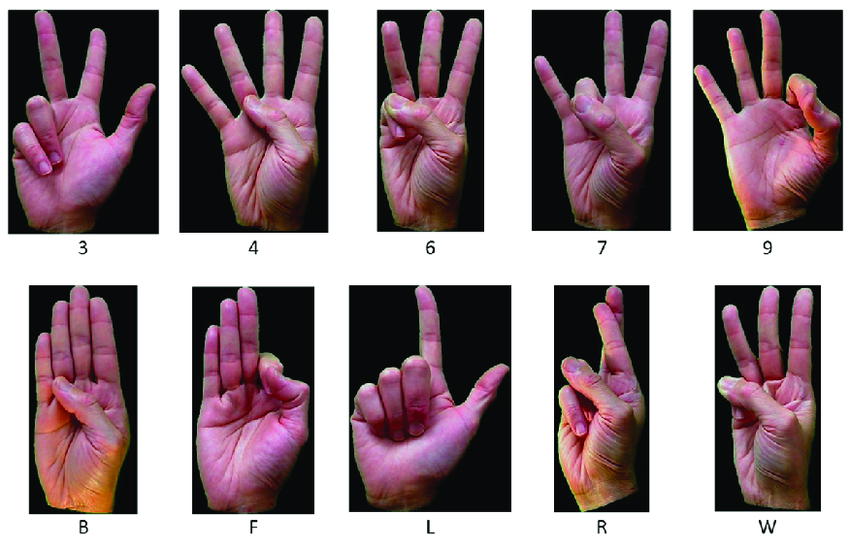
#> input picture Hand_Detection/A-subset-of-the-American-sign-language-dataset-A-subset-of-the-American-sign-language.png, 850 x 547 px, given in place of video, which was not available
$ python Hand_Detection.py   (older library calls are emulated)
#> lines starting #> are read from the running program, lines starting #| are printed output that depends on the picture; after the words box and inside, x2 and y2 are one past the last pixel; in counts of white or black regions, pixels touching at a corner belong together; pictures that were not available may be replaced by others from this repository, and a replacement may not be noted
#> in main, image is the input picture: shape (547, 850, 3); mean B, G, R 136.2, 128.8, 148.9
import cv2
import numpy as np
import matplotlib.pyplot as plt


# [21 lines left out: function showplt, not called in this run]


def preprocessing_image(RGBImage):
    grayScale_image = cv2.cvtColor(RGBImage, cv2.COLOR_BGR2GRAY)

    blurred = cv2.GaussianBlur(grayScale_image, (5, 5), 0)

    # Apply sharpening filter
    kernel = np.array([[0, -1, 0],
                       [-1, 5, -1],
                       [0, -1, 0]])
    sharpened = cv2.filter2D(blurred, -1, kernel)

    # Thresholding using Otsu's method
    _, binary = cv2.threshold(sharpened, 0, 255, cv2.THRESH_BINARY + cv2.THRESH_OTSU)
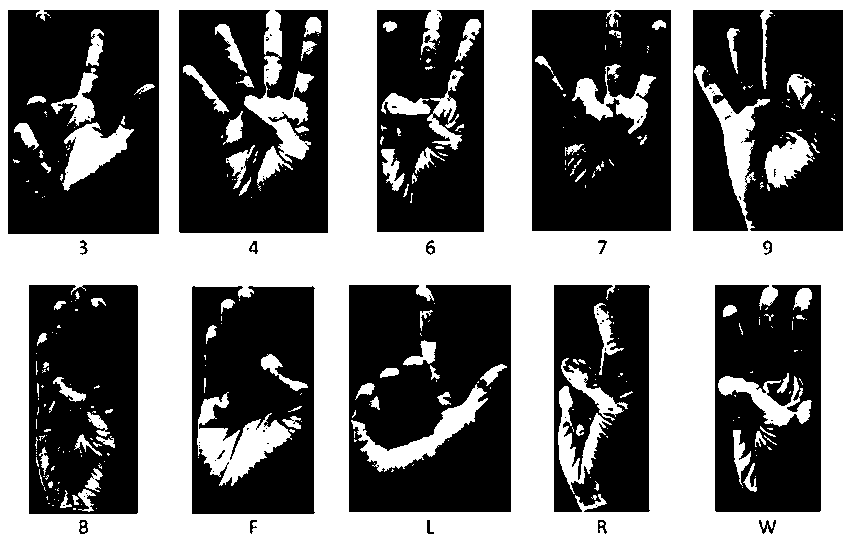
#> binary: shape (547, 850); 46.2% white; 327 white regions (229 under 20 px), largest, box (x1, y1, x2, y2) and area: (0, 0, 850, 547) 182365, (197, 392, 292, 486) 3732, (351, 384, 488, 472) 2834
    print("Otsu's threshold value:", _)
#| Otsu's threshold value: 142.0

    return grayScale_image, blurred, sharpened, binary


# [25 lines left out: function KMean, not called in this run]

def detect_edges(grayScale_Image):
    # Sobel edge detection
    sobelX = cv2.Sobel(grayScale_Image, cv2.CV_64F, 1, 0)
    sobelY = cv2.Sobel(grayScale_Image, cv2.CV_64F, 0, 1)
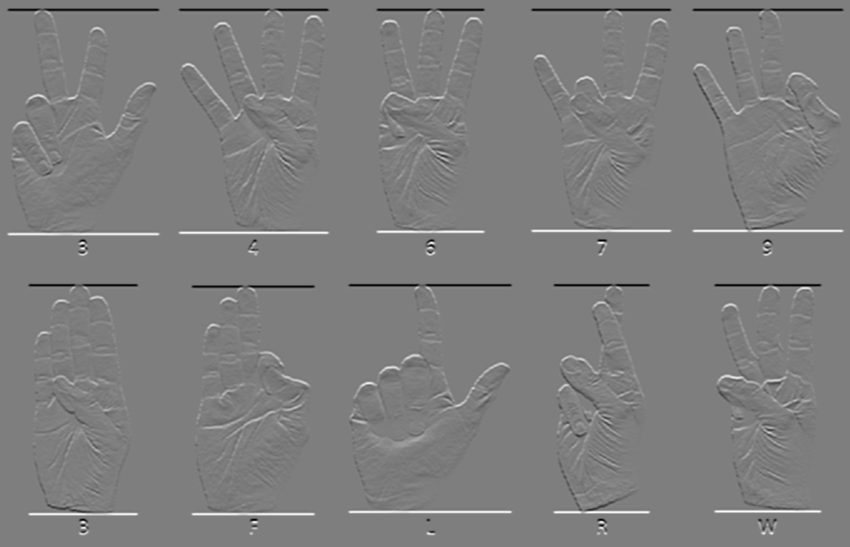
#> sobelY: shape (547, 850) float64; min -950, max 962, mean 0; drawn with min black and max white
    sobelX = np.uint8(np.absolute(sobelX))
    sobelY = np.uint8(np.absolute(sobelY))
    Combined = cv2.bitwise_or(sobelX, sobelY)
    # #####################
    # Remove weak edges using hysteresis thresholding
    strong_edges = cv2.threshold(Combined, 100, 255, cv2.THRESH_BINARY)[1]
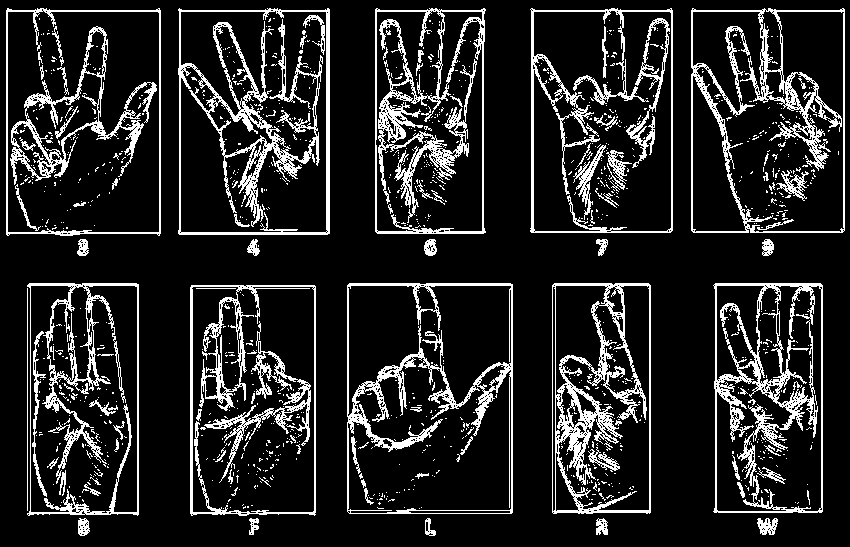
#> strong_edges: shape (547, 850); 14.5% white in thin lines or dots
    weak_edges = cv2.threshold(Combined, 50, 255, cv2.THRESH_BINARY)[1]
#> weak_edges: shape (547, 850); 26.9% white; 814 white regions (778 under 20 px), largest, box (x1, y1, x2, y2) and area: (177, 8, 330, 235) 13987, (190, 284, 316, 516) 12618, (691, 8, 845, 233) 12353

    final_edges = strong_edges.copy()
    idx = (weak_edges > 0) & (strong_edges == 0)
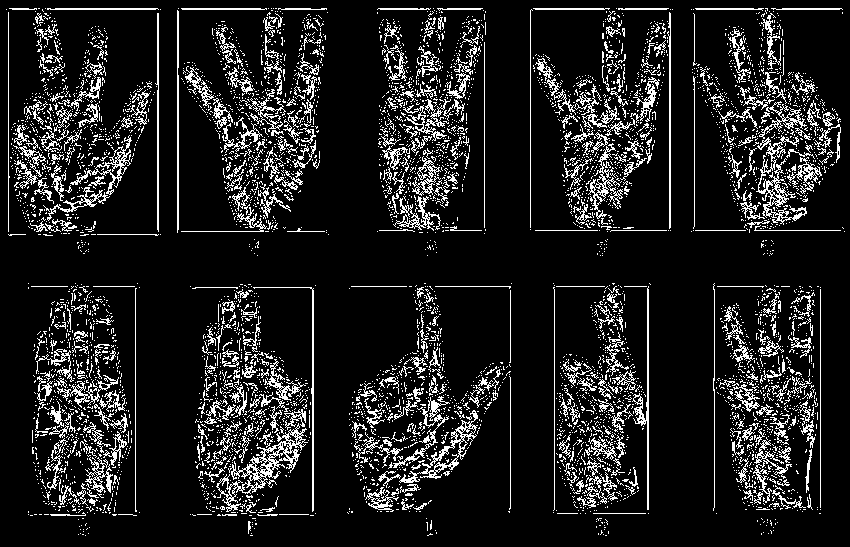
#> idx: shape (547, 850) bool; 12.4% white in thin lines or dots
    final_edges[idx] = 0

    return final_edges


# [17 lines left out: function match_edges, not called in this run]
def main():
    ip_webcam_url = "http://192.168.33.229:4747/video"  # mobile camera
    cap = cv2.VideoCapture(ip_webcam_url)

    # cap = cv2.VideoCapture(0)  # labtop camera

    # image = cv2.imread('3.jpg', 1)
    # frame = cv2.cvtColor(image, cv2.COLOR_RGB2GRAY)
    while True:
        ret, image = cap.read()
        if not ret:
            print("Can't receive frame (stream end?). Exiting ...")
            break
        # Preprocess the image
        gray, blurred, sharpened, binary = preprocessing_image(image)
        # Detect edges in the captured image
        sobel_combined_captured = detect_edges(sharpened)
        # Combine images for display
        top_row = np.hstack((image, cv2.cvtColor(gray, cv2.COLOR_GRAY2BGR)))
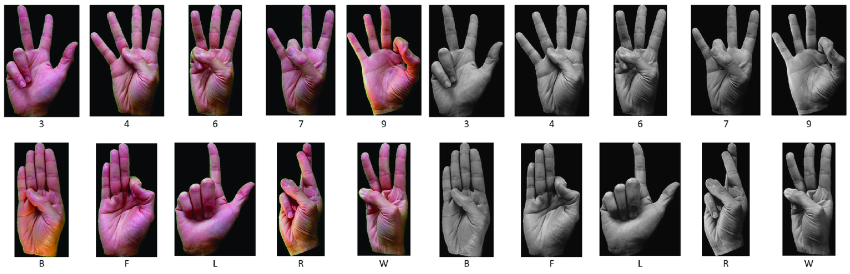
#> top_row: shape (547, 1700, 3) (shown at 1/2 size); mean B, G, R 136, 132.2, 142.3
        bottom_row = np.hstack((cv2.cvtColor(binary, cv2.COLOR_GRAY2BGR),
                                cv2.cvtColor(sobel_combined_captured, cv2.COLOR_GRAY2BGR)))
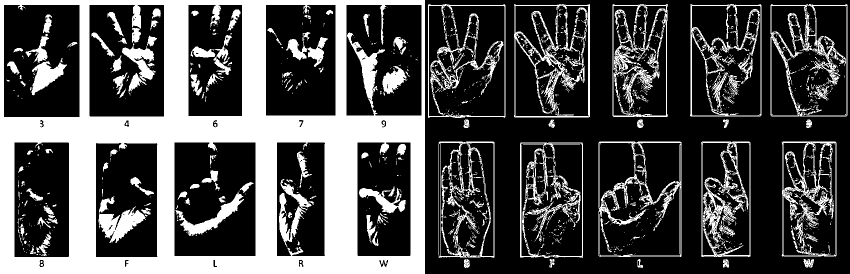
#> bottom_row: shape (547, 1700, 3) (shown at 1/2 size); 30.3% white; 1426 white regions (1232 under 20 px), largest, box (x1, y1, x2, y2) and area: (0, 0, 850, 547) 182365, (1028, 8, 1180, 235) 7265, (1225, 8, 1336, 234) 6265
        combined = np.vstack((top_row, bottom_row))
        combined = cv2.resize(combined, (1024, 768))
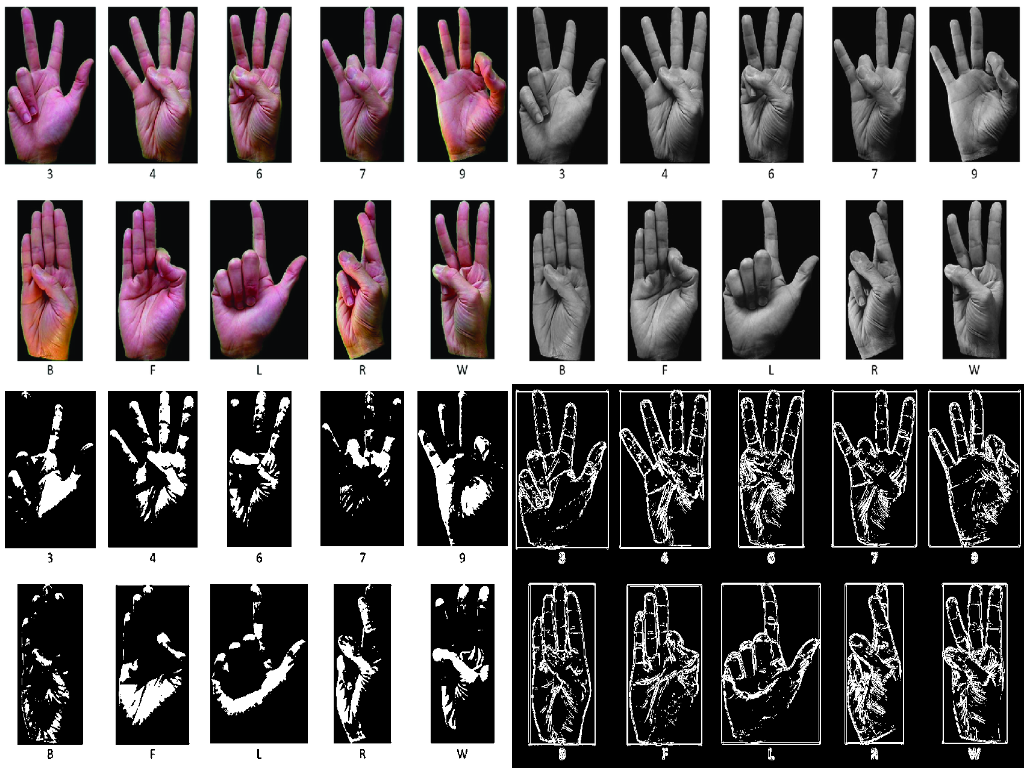
#> combined: shape (768, 1024, 3); mean B, G, R 106.6, 104.8, 109.8
        cv2.imshow('Hand Edge Detection', combined)
        if cv2.waitKey(1) == ord('q'):
#> (key q is pressed here)
            break
        elif cv2.waitKey(1) == ord('s'):  # Press 's' to save the image
            dataset_images = [
                cv2.imread("C:/Users/M.HEPTON/Desktop/Newfolder(2)/DataSet/01.png"),
                cv2.imread("C:/Users/M.HEPTON/Desktop/Newfolder(2)/DataSet/02.png"),
                cv2.imread("C:/Users/M.HEPTON/Desktop/Newfolder(2)/DataSet/03.png"),
            ]
            dataset_edges = []
            for dataset_image in dataset_images:
                _, _, dataset_sharpened, _ = preprocessing_image(dataset_image)
                dataset_edges.append(detect_edges(dataset_sharpened))
            match_edges(sobel_combined_captured, dataset_images, dataset_edges)
            showplt(image, gray, sobel_combined_captured)
            print("image --->", image.shape)
            print("gray --->", gray.shape)
            print("binary --->", binary.shape)
            print("edges --->", sobel_combined_captured.shape)
            plt.figure(figsize=(10, 8))
            # Segmentation Step
            KMean(blurred)  # image = RGB   ,,, gray=GrayScale

    cap.release()
    cv2.destroyAllWindows()


# Run the main function
main()

$ run again, on Hand_Detection/11.jpg
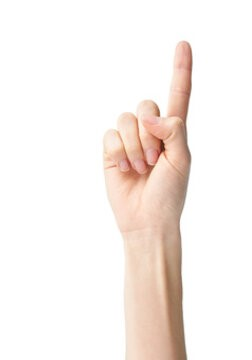
#> input picture Hand_Detection/11.jpg, 252 x 360 px, given in place of video, which was not available
#> in main, image is the input picture: shape (360, 252, 3); mean B, G, R 236.9, 241, 248.2
#> in preprocessing_image, `_, binary = cv2.threshold(sharpened, 0, 255, cv2.THRESH_BINARY + cv2.T..`:
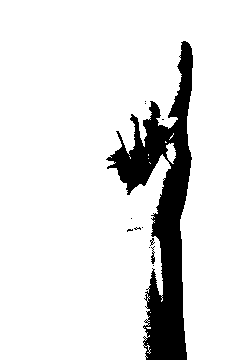
#> binary: shape (360, 252); 88.9% white; 12 black regions (10 under 20 px), largest, box (x1, y1, x2, y2) and area: (106, 41, 193, 360) 9946, (151, 246, 155, 264) 38
#| Otsu's threshold value: 210.0
#> strong_edges: shape (360, 252); 3.1% white in thin lines or dots, all inside (x1, y1, x2, y2) = (103, 40, 194, 360)
#> weak_edges: shape (360, 252); 7.4% white; 54 white regions (52 under 20 px), largest, box (x1, y1, x2, y2) and area: (102, 39, 194, 360) 5752, (159, 224, 175, 360) 756
#> idx: shape (360, 252) bool; 4.3% white in thin lines or dots, all inside (x1, y1, x2, y2) = (102, 39, 194, 360)
#> bottom_row: shape (360, 504, 3); 46% white; 60 white regions (51 under 20 px), largest, box (x1, y1, x2, y2) and area: (0, 0, 252, 360) 80514, (393, 40, 446, 216) 951, (373, 112, 429, 186) 721
#> in main, `combined = cv2.resize(combined, (1024, 768))`:
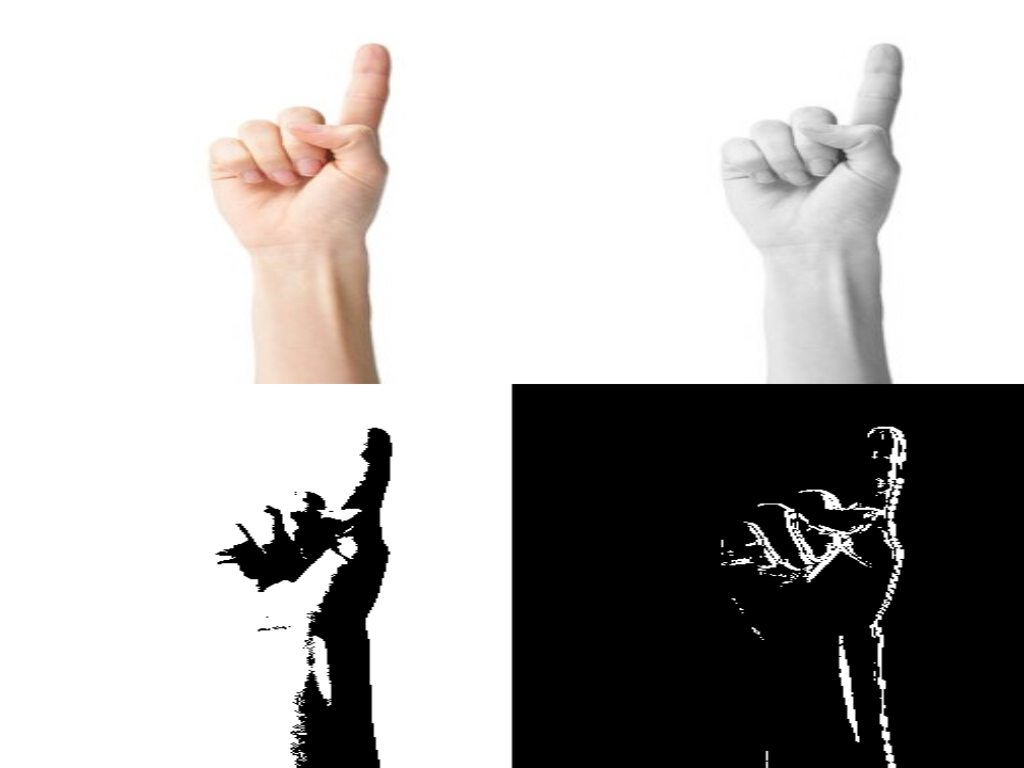
#> combined: shape (768, 1024, 3); mean B, G, R 178.6, 179.6, 181.4

$ run again, on Hand_Detection/2.jpg
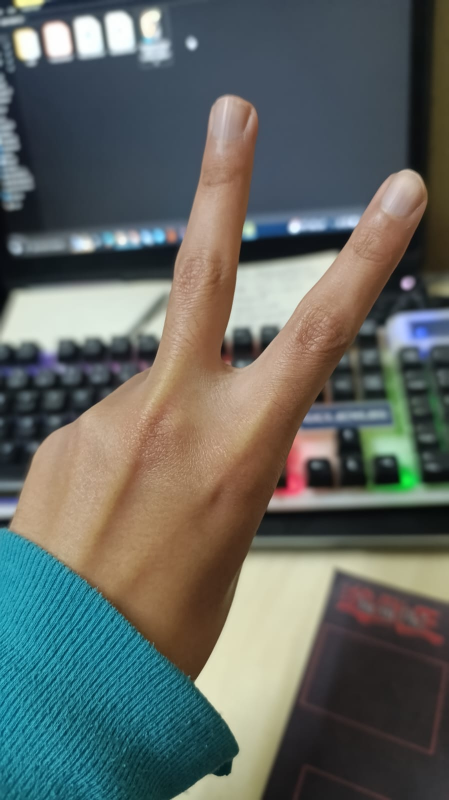
#> input picture Hand_Detection/2.jpg, 897 x 1600 px, given in place of video, which was not available (shown at 1/2 size)
#> in main, image is the input picture: shape (1600, 897, 3); mean B, G, R 98.3, 103.1, 97.6
#> in preprocessing_image, `_, binary = cv2.threshold(sharpened, 0, 255, cv2.THRESH_BINARY + cv2.T..`:
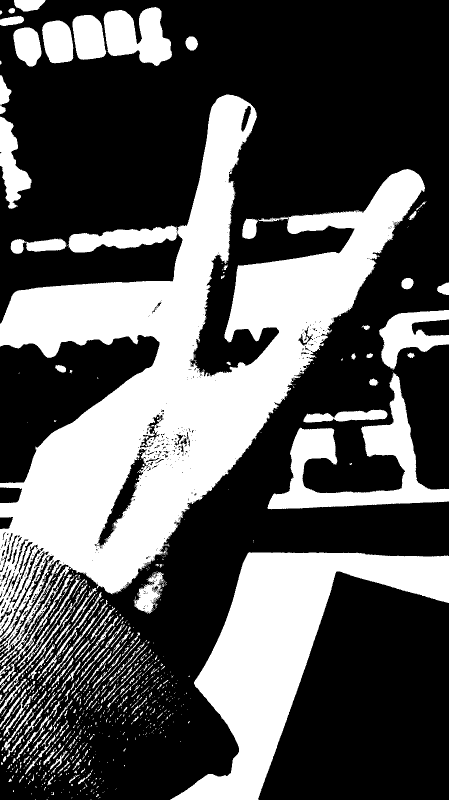
#> binary: shape (1600, 897) (shown at 1/2 size); 34.6% white; 879 white regions (629 under 20 px), largest, box (x1, y1, x2, y2) and area: (0, 189, 850, 1370) 301016, (340, 1104, 897, 1600) 94324, (535, 746, 897, 1019) 27401
#| Otsu's threshold value: 116.0
#> strong_edges: shape (1600, 897); 6.5% white in thin lines or dots
#> weak_edges: shape (1600, 897); 17.1% white; 3417 white regions (3134 under 20 px), largest, box (x1, y1, x2, y2) and area: (0, 975, 897, 1600) 123405, (440, 427, 722, 740) 11737, (141, 8, 347, 136) 9142
#> idx: shape (1600, 897) bool; 10.7% white; 9950 white regions (9113 under 20 px), largest, box (x1, y1, x2, y2) and area: (516, 1132, 897, 1600) 8023, (1, 555, 347, 671) 6213, (529, 999, 897, 1029) 5092
#> bottom_row: shape (1600, 1794, 3); 20.5% white; 3248 white regions (2751 under 20 px), largest, box (x1, y1, x2, y2) and area: (0, 189, 850, 1370) 301016, (340, 1104, 901, 1600) 94330, (897, 1128, 1281, 1597) 52970
#> in main, `combined = cv2.resize(combined, (1024, 768))`:
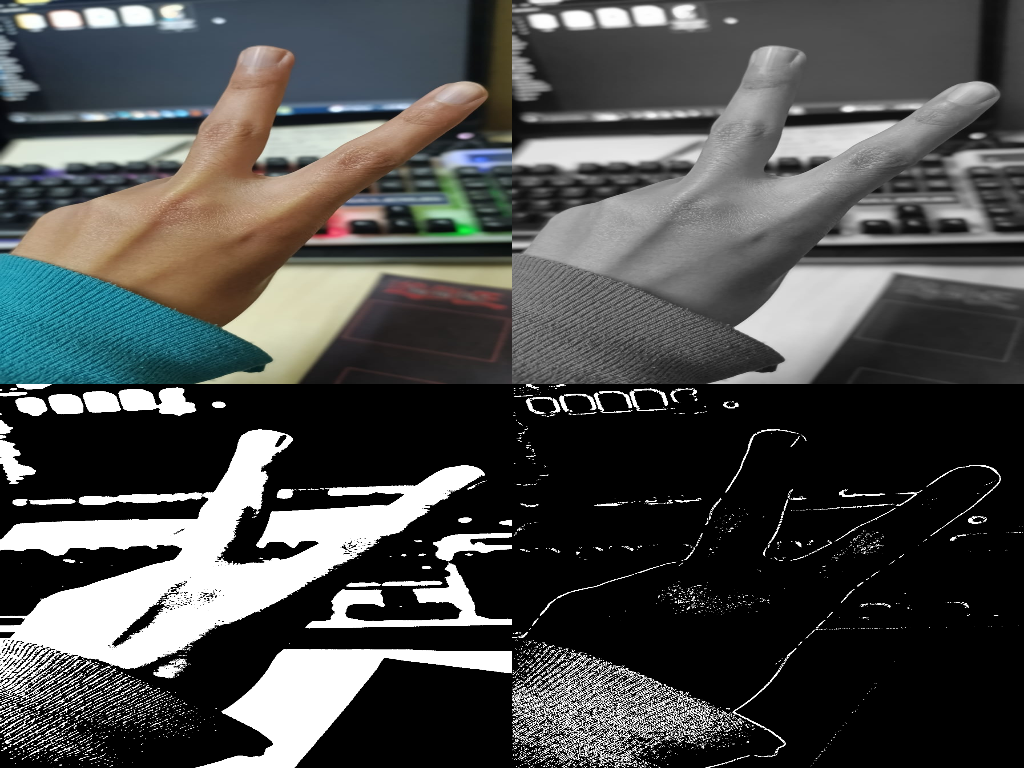
#> combined: shape (768, 1024, 3); mean B, G, R 76, 77.2, 75.8
